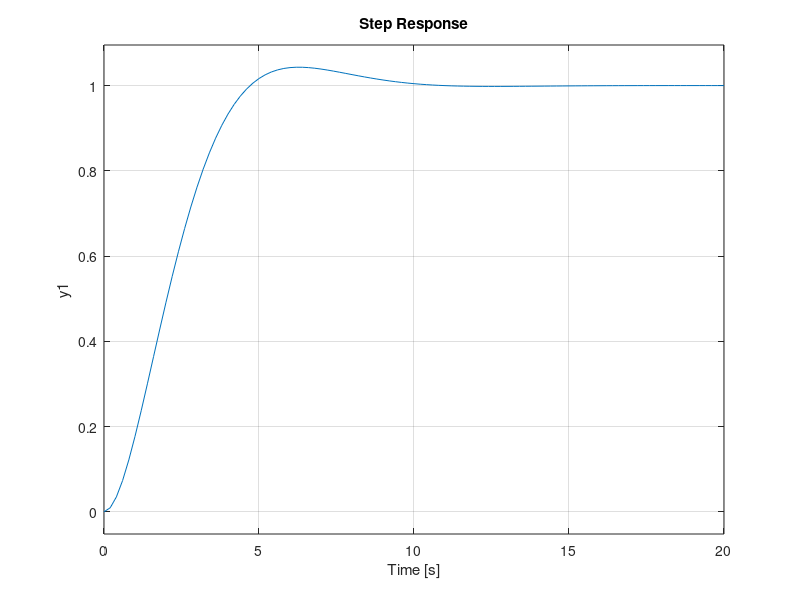
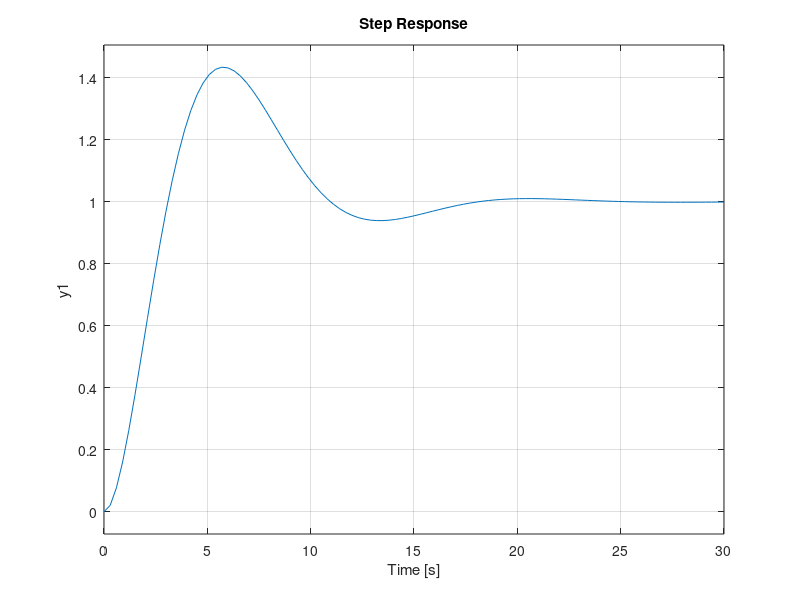
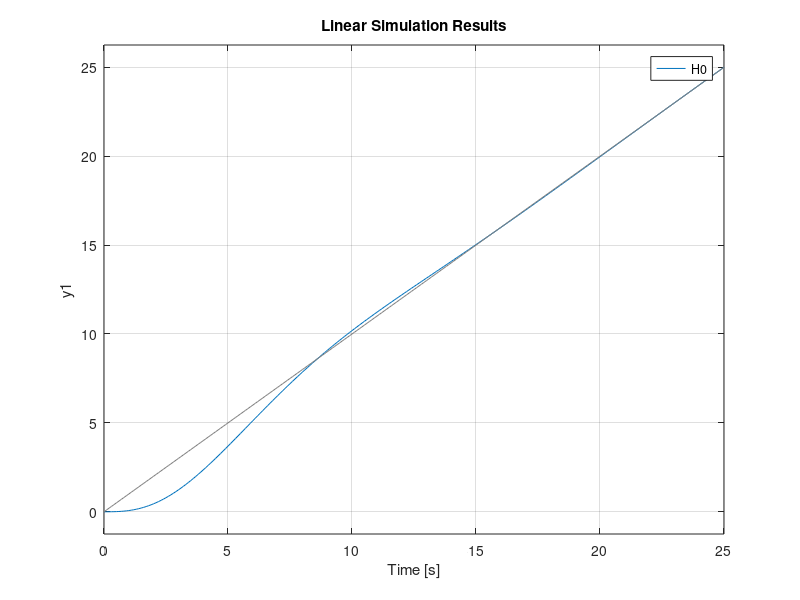

These figures' MATLAB source, in order: (Note: this script raises an error after producing the figures.)
%% 1)

Hf=tf(2,[1 1]);
%met modulului:
Hr=tf([1],[4 0]);
H0=feedback(Hr*Hf,1);
step(H0)
t=0:0.1:25;
figure
lsim(H0,t,t)
%met simetriei:
Hr=tf([4 1],[16 0 0]);
H0=feedback(Hr*Hf,1);
step(H0)
t=0:0.1:25;
figure
lsim(H0,t,t)

%% 2)

Hf=tf(2,[1 1 0]);
%met modulului
Hr=1/4;
H0=feedback(series(Hr*Hf),1);
step(H0)
t=0:0.1:25;
figure
lsim(H0,t,t)
%met simetriei:
Hr=tf([4 1],[16 0]);
H0=feedback(Hr*Hf,1);
step(H0)
t=0:0.1:25;
figure
lsim(H0,t,t)

%% 3)

Hf=tf(2,conv([1 1],[10 1]));
%met modulului
Hr=tf([10 1],[4 0]);
H0=feedback(Hr*Hf,1);
step(H0)
t=0:0.1:25;
figure
lsim(H0,t,t)
%met simetriei:
Hr=tf([40 14 1],[16 0 0]);
H0=feedback(Hr*Hf,1);
step(H0)
t=0:0.1:25;
figure
lsim(H0,t,t)

%% 4)

Hf=tf(2,[10 11 1 0]);
%met modulului
Hr=tf([10 1],4);
H0=feedback(Hr*Hf,1);
step(H0)
t=0:0.1:25;
figure
lsim(H0,t,t)
%met simetriei:
Hr=tf([40 14 1],[16 0]);
H0=feedback(Hr*Hf,1);
step(H0)
t=0:0.1:25;
figure
lsim(H0,t,t)

%% 5)

Hf=tf(2,[200 230 31 1]);
%met modulului
Hr=tf([200 30 1],[4 1]);
H0=feedback(Hr*Hf,1);
step(H0)
t=0:0.1:25;
figure
lsim(H0,t,t)
%met simetriei:
Hr=tf([800 320 34 1],[16 0 0]);
H0=feedback(Hr*Hf,1);
step(H0)
t=0:0.1:25;
figure
lsim(H0,t,t)

%% 6)

Hf=tf(2,[200 230 31 1 0]);
%met modulului
Hr=tf([200 30 1],4);
H0=feedback(Hr*Hf,1);
step(H0)
t=0:0.1:25;
figure
lsim(H0,t,t)
%met simetriei:
Hr=tf([800 320 34 1],[16 0]);
H0=feedback(Hr*Hf,1);
step(H0)
t=0:0.1:25;
figure
lsim(H0,t,t)
